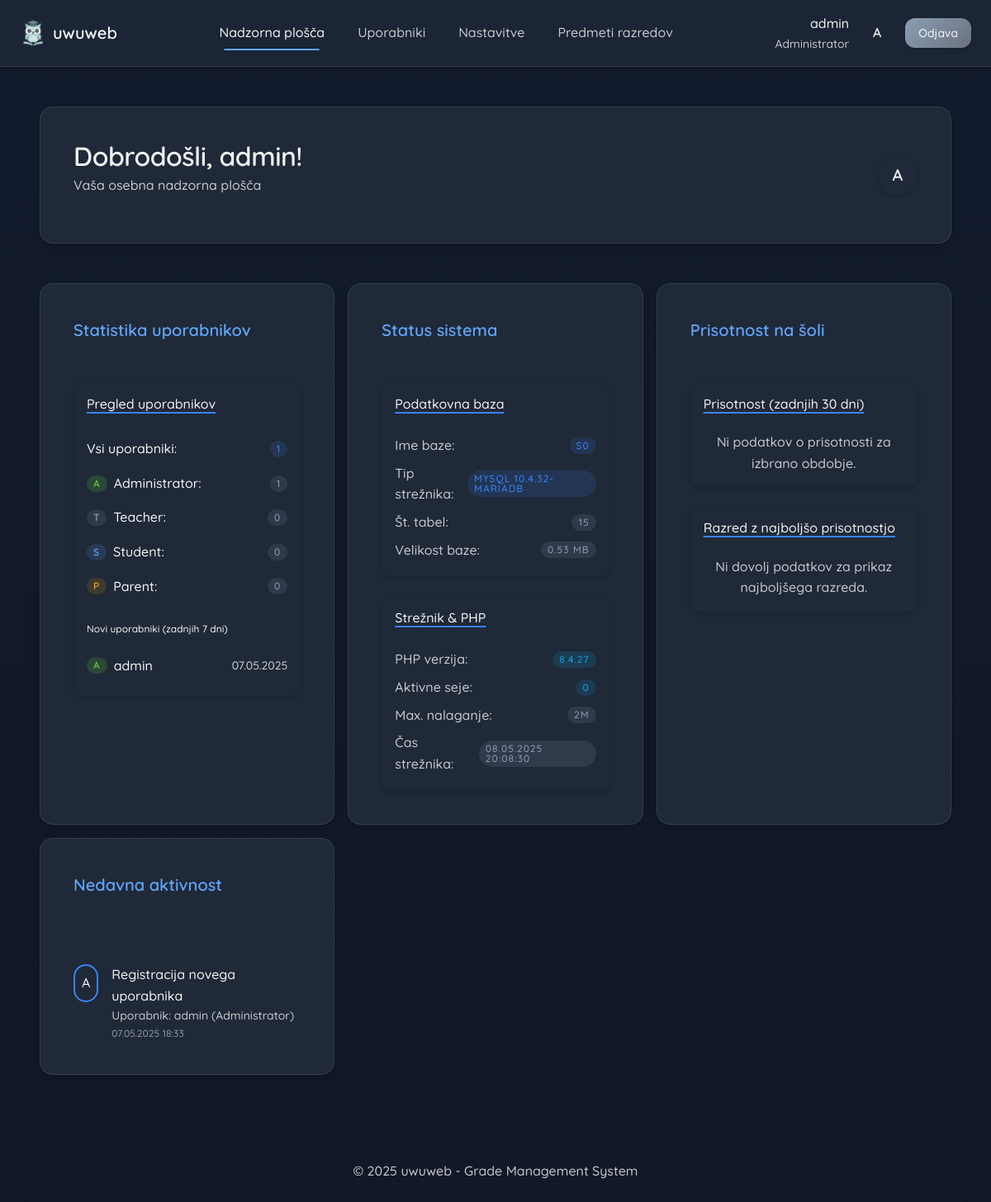
/dashboard.php (signed in), run on the app's committed database.
### tables this page shows
CREATE TABLE roles
(
    role_id INT AUTO_INCREMENT PRIMARY KEY,
    name VARCHAR(50) NOT NULL
);

CREATE TABLE users
(
    user_id   INT AUTO_INCREMENT PRIMARY KEY,
    username  VARCHAR(50)  NOT NULL UNIQUE,
    pass_hash VARCHAR(255) NOT NULL,
    role_id   INT          NOT NULL,
    created_at TIMESTAMP DEFAULT CURRENT_TIMESTAMP,
    FOREIGN KEY (role_id) REFERENCES roles (role_id)
);

### admin/admin_functions.php (the view, shortened to what the rows shown need)
<?php
require_once __DIR__ . '/../includes/auth.php';
require_once __DIR__ . '/../includes/functions.php';
function renderAdminUserStatsWidget(): string
{
    try {
        $db = getDBConnection();
        $roleQuery = "SELECT r.role_id, r.name, COUNT(u.user_id) as count
                     FROM roles r
                     LEFT JOIN users u ON r.role_id = u.role_id
                     GROUP BY r.role_id, r.name
                     ORDER BY r.role_id";
        $roleStmt = $db->query($roleQuery);
        $roleStats = $roleStmt->fetchAll(PDO::FETCH_ASSOC);
        $recentQuery = "SELECT u.user_id, u.username, u.created_at, r.name as role_name
                       FROM users u
                       JOIN roles r ON u.role_id = r.role_id
                       WHERE u.created_at > DATE_SUB(NOW(), INTERVAL 7 DAY)
                       ORDER BY u.created_at DESC
                       LIMIT 5";
        $recentStmt = $db->query($recentQuery);
        $recentUsers = $recentStmt->fetchAll(PDO::FETCH_ASSOC);
        $totalUsers = array_sum(array_column($roleStats, 'count'));
        $output = '<div class="d-flex flex-column h-full">';
        $output .= '<div class="rounded p-0 shadow-sm flex-grow-1 d-flex flex-column">';
        $output .= '<h5 class="m-0 mt-md ml-md mb-sm card-subtitle font-medium border-bottom">Pregled uporabnikov</h5>';
        $output .= '<div class="p-md flex-grow-1" style="overflow-y: auto;">';
        $output .= '<div class="mb-lg">';
        $output .= '<div class="d-flex justify-between items-center py-sm border-bottom">';
        $output .= '<span class="font-medium">Vsi uporabniki:</span>';
        $output .= '<span class="badge badge-primary">' . $totalUsers . '</span>';
        $output .= '</div>';
        foreach ($roleStats as $role) {
            $roleName = strtolower($role['name']);
            $roleClass = match ($roleName) {
                'teacher' => 'role-teacher',
                'student' => 'role-student',
                'parent' => 'role-parent',
                default => 'role-admin',
            };
            $output .= '<div class="d-flex justify-between items-center py-sm border-bottom">';
            $output .= '<div class="d-flex items-center">';
            $output .= '<span class="role-badge ' . $roleClass . ' mr-sm">' . strtoupper(substr($role['name'], 0, 1)) . '</span>';
            $output .= '<span>' . htmlspecialchars(ucfirst($role['name'])) . ':</span>';
            $output .= '</div>';
            $output .= '<span class="badge badge-secondary">' . $role['count'] . '</span>';
            $output .= '</div>';
        }
        $output .= '</div>';
        if (!empty($recentUsers)) {
            $output .= '<div class="mt-lg">';
            $output .= '<h6 class="font-medium mb-md">Novi uporabniki (zadnjih 7 dni)</h6>';
            foreach ($recentUsers as $user) {
                $roleName = strtolower($user['role_name']);
                $roleClass = match ($roleName) {
                    'teacher' => 'role-teacher',
                    'student' => 'role-student',
                    'parent' => 'role-parent',
                    default => 'role-admin',
                };
                $output .= '<div class="d-flex justify-between items-center py-sm border-bottom">';
                $output .= '<div class="d-flex items-center">';
                $output .= '<span class="role-badge ' . $roleClass . ' mr-sm">' . strtoupper(substr($user['role_name'], 0, 1)) . '</span>';
                $output .= '<span>' . htmlspecialchars($user['username']) . '</span>';
                $output .= '</div>';
                $output .= '<span class="text-sm text-secondary">' . date('d.m.Y', strtotime($user['created_at'])) . '</span>';
                $output .= '</div>';
            }
            $output .= '</div>';
        } elseif (empty($roleStats)) $output .= '<p class="text-secondary text-center">Ni podatkov o uporabnikih.</p>';
        $output .= '</div>';
        $output .= '</div>';
        $output .= '</div>';
        return $output;
    } catch (Exception $e) {
        error_log("Error in renderAdminUserStatsWidget: " . $e->getMessage());
        return renderPlaceholderWidget('Napaka pri pridobivanju podatkov o uporabnikih.');
    }
}

### dashboard.php (shortened to what the rows shown need)
<?php
require_once 'includes/auth.php';
require_once 'includes/functions.php';
$userRole = getUserRole();
if ($userRole === ROLE_ADMIN) require_once 'admin/admin_functions.php'; elseif ($userRole === ROLE_TEACHER) require_once 'teacher/teacher_functions.php';
elseif ($userRole === ROLE_STUDENT) require_once 'student/student_functions.php';
elseif ($userRole === ROLE_PARENT) require_once 'parent/parent_functions.php';
require_once 'includes/header.php';
$userRole = getUserRole();
$widgets = getWidgetsByRole($userRole);
$userInfo = getUserInfo($_SESSION['user_id']);
?>
<div class="container py-lg">
    <div class="card mb-lg shadow page-transition">
        <div class="d-flex justify-between items-center px-md py-md">
            <div>
                <h1 class="mt-0 mb-xs">
                    Dobrodošli, <?= htmlspecialchars($userInfo['first_name'] ?? $_SESSION['username']) ?>!</h1>
            </div>
        </div>
    </div>
    <div class="dashboard-grid gap-md">
        <?php foreach ($widgets as $key => $widget): ?>
            <div class="card card-entrance shadow">
                <div class="card__title px-md py-md">
                    <?= htmlspecialchars($widget['title']) ?>
                </div>
                <div class="card__content px-md py-md">
                    <?php
                    if (function_exists($widget['function'])) echo call_user_func($widget['function']); else echo '<p class="text-disabled">Vsebina pripomočka ni na voljo</p>';
                    ?>
                </div>
            </div>
        <?php endforeach; ?>
    </div>

### includes/functions.php (shortened to what the rows shown need)
<?php
require_once __DIR__ . '/auth.php';
function getUserInfo(int $userId): ?array
{
    try {
        $db = getDBConnection();
        $db->beginTransaction();
        $query = "SELECT u.user_id, u.username, u.role_id, r.name as role_name
                  FROM users u
                  JOIN roles r ON u.role_id = r.role_id
                  WHERE u.user_id = :user_id";
        $stmt = $db->prepare($query);
        $stmt->bindParam(':user_id', $userId, PDO::PARAM_INT);
        $stmt->execute();
        $user = $stmt->fetch(PDO::FETCH_ASSOC);
        $db->commit();
        return $user;
    } catch (PDOException $e) {
        if (isset($db) && $db->inTransaction()) $db->rollBack();
        error_log("Database error in getUserInfo: " . $e->getMessage());
        return null;
    }
}
function getWidgetsByRole(int $role): array
{
    $widgets = [];
    switch ($role) {
        case 1:
            $widgets[] = [
                'title' => 'Statistika uporabnikov',
                'function' => 'renderAdminUserStatsWidget'
            ];
            $widgets[] = [
                'title' => 'Status sistema',
                'function' => 'renderAdminSystemStatusWidget'
            ];
            $widgets[] = [
                'title' => 'Prisotnost na šoli',
                'function' => 'renderAdminAttendanceWidget'
            ];
            $widgets[] = [
                'title' => 'Nedavna aktivnost',
                'function' => 'renderRecentActivityWidget'
            ];
            break;
    }
    return $widgets;
}
function renderRecentActivityWidget(): string
{
    $roleId = getUserRole();
    try {
        $db = getDBConnection();
        $activities = [];
        $limit = 5;
        switch ($roleId) {
            case 1:
                $query = "SELECT 'user_activity' as type, u.username, r.name as role_name,
                          u.created_at as activity_date, 'Registracija novega uporabnika' as description
                          FROM users u
                          JOIN roles r ON u.role_id = r.role_id
                          ORDER BY u.created_at DESC
                          LIMIT :limit";
                $stmt = $db->prepare($query);
                $stmt->bindParam(':limit', $limit, PDO::PARAM_INT);
                $stmt->execute();
                $activities = $stmt->fetchAll(PDO::FETCH_ASSOC);
                break;
        }
        $html = '</div><ul class="list-unstyled m-0 rounded">';
        foreach ($activities as $activity) {
            $html .= '<li class="d-flex items-start gap-md p-md' . (next($activities) ? ' border-bottom' : '') . '">';
            switch ($roleId) {
                case 1:
                    $iconClass = 'profile-admin';
                    $html .= '<div class="rounded-full p-sm ' . $iconClass . ' text-white">A</div>';
                    $html .= '<div class="flex-grow-1">';
                    $html .= '<span class="font-medium d-block">' . htmlspecialchars($activity['description']) . '</span>';
                    $html .= '<span class="text-sm text-secondary d-block">Uporabnik: ' . htmlspecialchars($activity['username']) .
                        ' (' . htmlspecialchars($activity['role_name']) . ')</span>';
                    $html .= '<span class="text-xs text-disabled d-block">' . date('d.m.Y H:i', strtotime($activity['activity_date'])) . '</span>';
                    $html .= '</div>';
                    break;
            }
            $html .= '</li>';
        }
        $html .= '</ul>';
        return $html;
    } catch (PDOException $e) {
        error_log("Database error in renderRecentActivityWidget: " . $e->getMessage());
        return renderPlaceholderWidget('Napaka pri pridobivanju podatkov o nedavnih aktivnostih.');
    }
}

### data on the page
roles: name "A", name "Administrator", count "1"
roles: name "T", name "Teacher", count "0"
roles: name "S", name "Student", count "0"
roles: name "P", name "Parent", count "0"
users: role.name "A", username "admin", created_at "07.05.2025", description "Registracija novega uporabnika", role.name "Administrator", created_at "07.05.2025 18:33"

### other printed values
$username "admin"
$roleName "Administrator"
mb_substr($username, 0, 1) "A"
$userInfo['first_name'] "admin"
$_SESSION['username'][0] "A"
$widget['title'] "Statistika uporabnikov"
$totalUsers "1"
$widget['title'] "Status sistema"
$item['label'] "Ime baze:"
$item['value'] "S0"
$item['label'] "Tip strežnika:"
$item['value'] "MYSQL 10.4.32-MARIADB"
$item['label'] "Št. tabel:"
$item['value'] "15"
$item['label'] "Velikost baze:"
